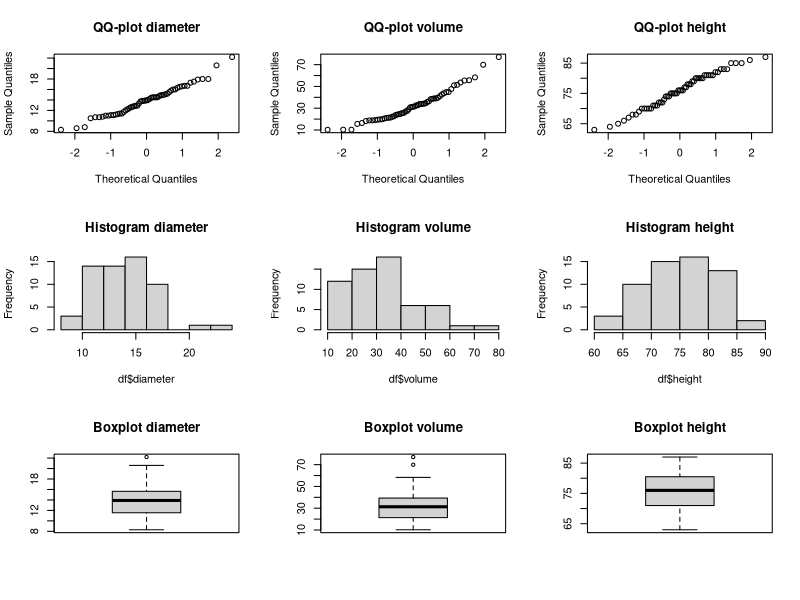
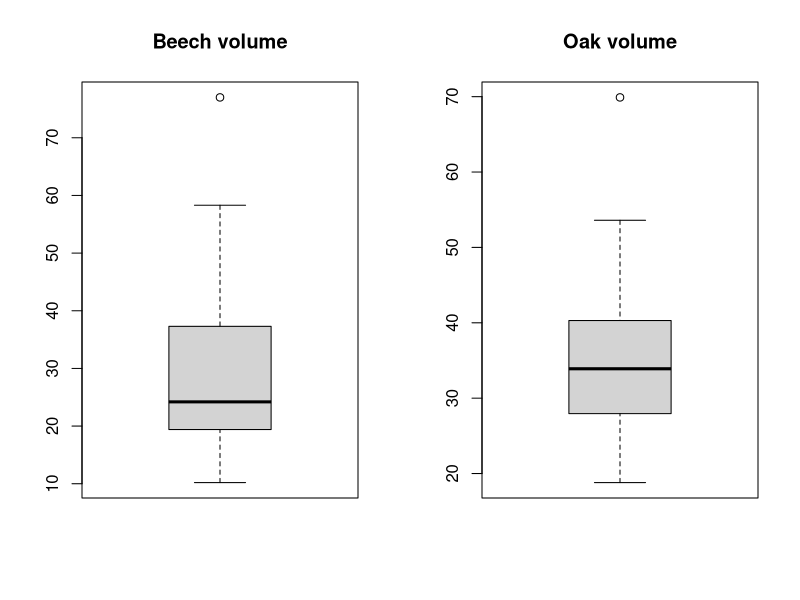
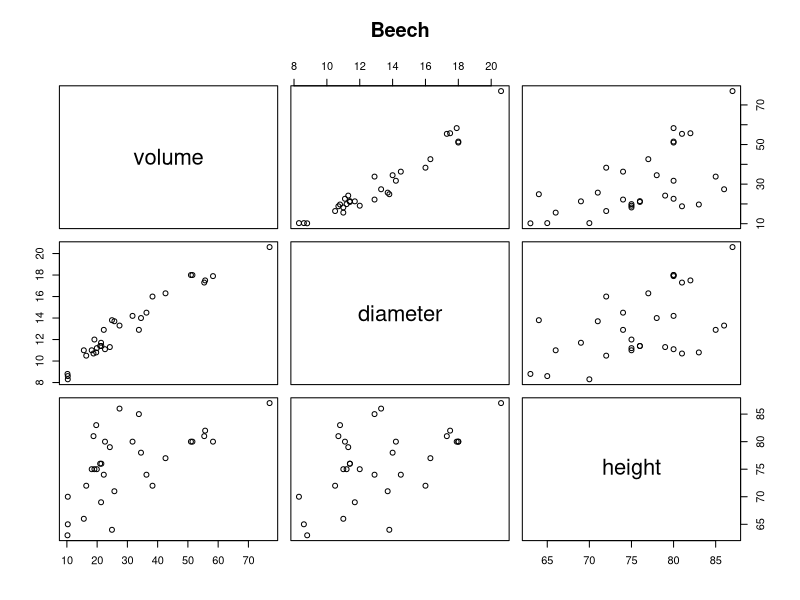
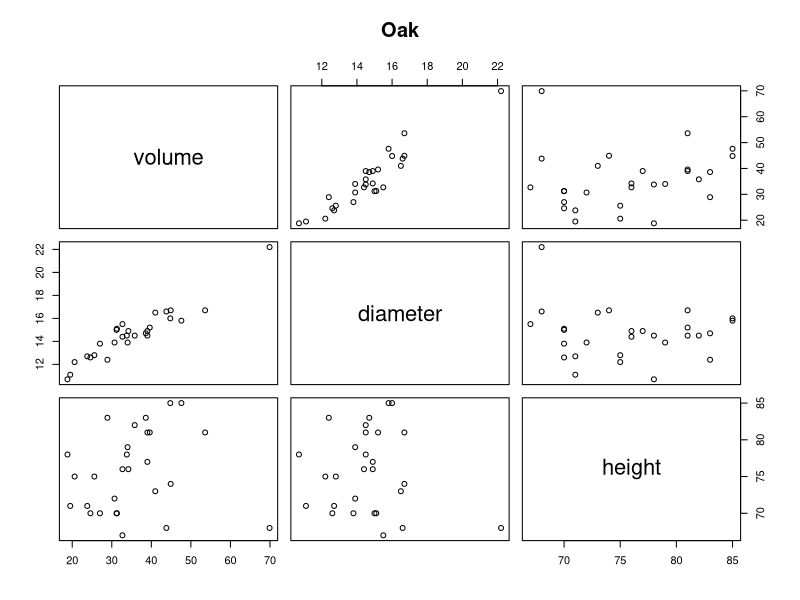
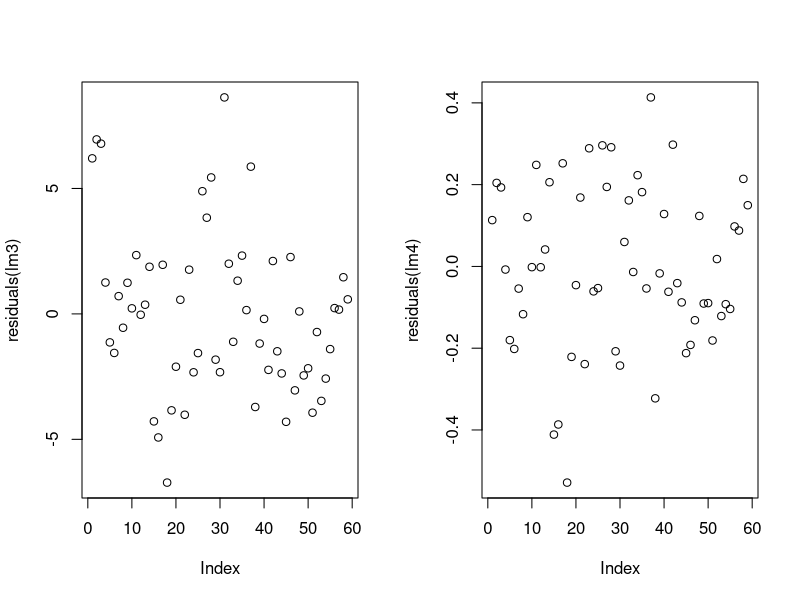

These charts were generated, in order, by the following R code:
## ---- chunk 1
data_sat = read.table("./sat.txt", header=TRUE)
expend = data_sat$expend
ratio = data_sat$ratio
salary = data_sat$salary
takers = data_sat$takers
total = data_sat$total
## ---- chunk 2
takers2=(data_sat$takers)^2
## ---- chunk 3
summary(lm(total~takers+takers2+expend))
chosen_model = lm(total~takers+takers2+expend)
# model = 1052 - 6.381 * takers + 0.04741 * takers2 + 7.914 * expend
newxdata = data.frame(expend=5, takers2=625, salary=36000, takers=25)
predict(chosen_model,newxdata,interval="prediction",level=0.95)
# Fit = 961.5703; lwr = 907.6003; upr = 1015.54;
## ---- chunk 4
df = read.table("./treeVolume.txt", header=TRUE)
## ---- chunk 5
shapiro.test(df$diameter);shapiro.test(df$volume);shapiro.test(df$height);
par(mfrow=c(3,3));
qqnorm(df$diameter, main="QQ-plot diameter");qqnorm(df$volume, main="QQ-plot volume");qqnorm(df$height, main="QQ-plot height");
hist(df$diameter, main="Histogram diameter");hist(df$volume, main="Histogram volume");hist(df$height, main="Histogram height");
boxplot(df$diameter, main="Boxplot diameter");boxplot(df$volume, main="Boxplot volume");boxplot(df$height, main="Boxplot height")
## ---- chunk 6
# Does the type affect the volume?
fit = aov(volume ~ type, data=df)
summary(fit)
## ---- chunk 7
par(mfrow=c(1,2));
boxplot(df[df$type == "beech",]$volume, main="Beech volume");
boxplot(df[df$type == "oak",]$volume, main="Oak volume")
## ---- chunk 8
lm2 = lm(volume ~ diameter + height + type, data=df)
fit2 = anova(lm2)
fit2
## ---- chunk 9
lm2
## ---- chunk 10
predict(lm2, newdata=data.frame(height=mean(df$height), diameter=mean(df$diameter), type="beech"))
predict(lm2, newdata=data.frame(height=mean(df$height), diameter=mean(df$diameter), type="oak"))
## ---- chunk 11
par(mfrow=c(1,2))
pairs(split(df, df$type)$beech[c('volume', 'diameter', 'height')], main="Beech")
pairs(split(df, df$type)$oak[c('volume', 'diameter', 'height')], main="Oak")
## ---- chunk 12
lm3 = lm(volume ~ diameter + height, data=df)
lm4 = lm(sqrt(volume) ~ diameter + height, data=df)

par(mfrow=c(1,2))
plot(residuals(lm3))
plot(residuals(lm4))
## ---- chunk 13
my_tbl <- tibble::tribble(
       ~Model, ~R.2, ~P,
  "lm(total~expend)",0.145, 0.006,
  "lm(total~ratio)",0.007 , 0.575,
  "lm(total~salary)",0.194 , 0.001,
  "lm(total~takers)",0.787 , 2e-16 
  )

my_tbl2 <- tibble::tribble(
       ~Model, ~R.2, ~P,
  "lm(total~takers+expend)",0.820, 0.006,
  "lm(total~takers+ratio)", 0.8,   0.098,
  "lm(total~takers+salary)",0.806 , 0.039  
  )

my_tbl3 <- tibble::tribble(
       ~Model, ~R.2, ~P,
  "lm(total~takers+expend+ratio)",0.823, 0.363,
  "lm(total~takers+ratio)",0.820 , 0.853  
  )

require(knitr)
kable(my_tbl, digits = 3, row.names = FALSE, align = "l",
              caption = "Round 1")
kable(my_tbl2, digits = 3, row.names = FALSE, align = "c",
              caption = "Round 2")
kable(my_tbl3, digits = 3, row.names = FALSE, align = "r",
              caption = "Round 3")

## ---- chunk 14
my_tbl <- tibble::tribble(
       ~Variables, ~P,
  "takers", 2.61e-16,
  "expend" , 0.674,
  "ratio" , 0.266,
  "salary" , 0.496     
  )

my_tbl2 <- tibble::tribble(
       ~Variables, ~P,
  "takers", 2e-16,
  "ratio",    0.0339,
  "salary" , 0.0145  
  )


require(knitr)
kable(my_tbl, digits = 3, row.names = FALSE, align = "l",
              caption = "Round 1")
kable(my_tbl2, digits = 3, row.names = FALSE, align = "c",
              caption = "Round 2")


## ---- chunk 15
my_tbl <- tibble::tribble(
       ~Model, ~R.2, ~P,
  "lm(total~expend)",0.145, 0.006,
  "lm(total~ratio)",0.007 , 0.575,
  "lm(total~salary)",0.194 , 0.001,
  "lm(total~takers)",0.787 , 2e-16,
  "lm(total~takers2)",0.658 , 9.28e-13
  )


my_tbl2 <- tibble::tribble(
       ~Model, ~R.2, ~P,
  "lm(total~takers+expend)",0.820, 0.006,
  "lm(total~takers+ratio)", 0.8,   0.098,
  "lm(total~takers+salary)",0.806 , 0.039,
  "lm(total~takers+takers2)",0.873 , 8.96e-07
  )


my_tbl3 <- tibble::tribble(
       ~Model, ~R.2, ~P,
  "lm(total~takers+takers2+expend)",0.886, 0.029,
  "lm(total~takers+takers2+ratio)",0.874 , 0.634,
  "lm(total~takers+takers2+ratio)",0.886 , 0.029 
  )

my_tbl4 <- tibble::tribble(
       ~Model, ~R.2, ~P,
  "lm(total~takers+takers2+expend+ratio)",0.889, 0.294,
  "lm(total~takers+takers2+expend+salary)",0.877 , 0.466
  )


require(knitr)
kable(my_tbl, digits = 3, row.names = FALSE, align = "l",
              caption = "Round 1")
kable(my_tbl2, digits = 3, row.names = FALSE, align = "c",
              caption = "Round 2")
kable(my_tbl3, digits = 3, row.names = FALSE, align = "r",
              caption = "Round 3")
kable(my_tbl4, digits = 3, row.names = FALSE, align = "r",
              caption = "Round 4")

## ---- chunk 16
my_tbl <- tibble::tribble(
       ~Variables, ~P,
  "takers", 5.26e-11,
  "expend" , 0.292,
  "ratio" , 0.454,
  "salary" , 0.968,
  "takers2" , 8.58e-06
  )

my_tbl2 <- tibble::tribble(
       ~Variables, ~P,
  "takers", 2.88e-11,
  "expend", 0.0182,
  "ratio",  0.2936,
  "takers2" , 5.31e-06
  )
my_tbl3 <- tibble::tribble(
       ~Variables, ~P,
  "takers", 8.30e-12,
  "expend" , 0.0285,
  "takers2" , 4.87e-06
  )

require(knitr)
kable(my_tbl, digits = 3, row.names = FALSE, align = "l",
              caption = "Round 1")
kable(my_tbl2, digits = 3, row.names = FALSE, align = "c",
              caption = "Round 2")
kable(my_tbl3, digits = 3, row.names = FALSE, align = "c",
              caption = "Round 3")

